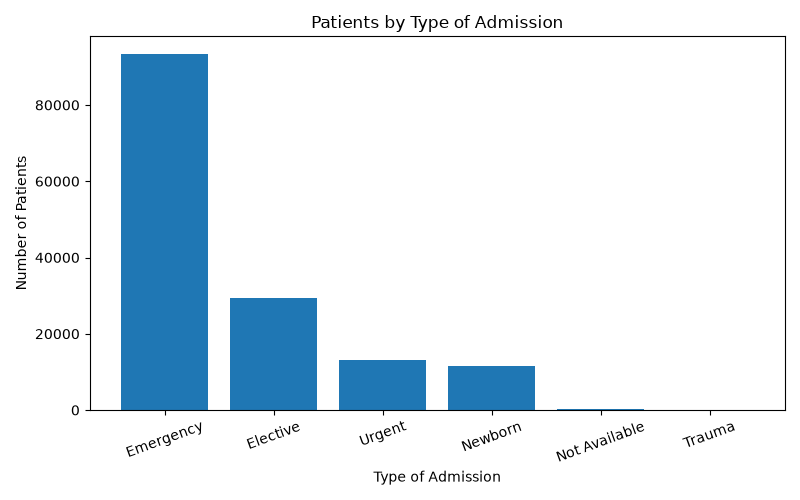

Write the Python code that produced this figure.
import matplotlib.pyplot as plt

admission_types = [
    "Emergency",
    "Elective",
    "Urgent",
    "Newborn",
    "Not Available",
    "Trauma"
]

patient_counts = [
    93337,
    29394,
    12994,
    11617,
    259,
    49
]

plt.figure(figsize=(8, 5))

plt.bar(admission_types, patient_counts)

plt.title("Patients by Type of Admission")
plt.xlabel("Type of Admission")
plt.ylabel("Number of Patients")

plt.xticks(rotation=20)
plt.tight_layout()

plt.savefig("outputs/charts/admission_type.png")

plt.show()
